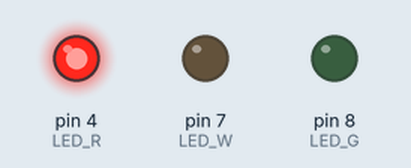
Bench run of a sketch on a simulated Arduino Uno, built with avr-gcc and run on an emulated ATmega328P. Parts: output pins drawn as LEDs (lit = HIGH).

Above: at 0.5 s.
At 2.5 s:
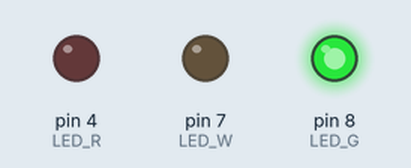
At 4.5 s:
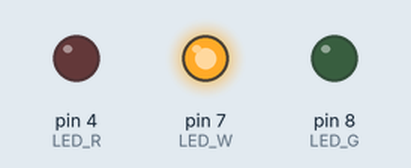
At 5.5 s:
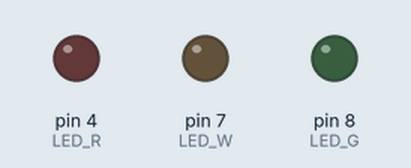
Timing chart, 0 to 7.8 s (numbered marks = the images above):
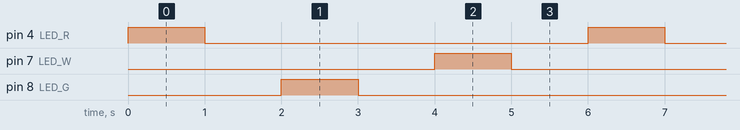

Measured:
- by itself, pin 4 (LED_R), pin 7 (LED_W), pin 8 (LED_G): alternates HIGH for 1.0 s and LOW for 5.0 s
- by itself, everything shown: repeats every 6.0 s, in 6 steps

The sketch:

LED.ino
```cpp
int LED_R=4;
int LED_G=8;
int LED_W=7;
void setup() {
pinMode(LED_R,OUTPUT);
pinMode(LED_G,OUTPUT);
pinMode(LED_W,OUTPUT);
}

void loop() {
 // for(int i=0;i<5;i++){
 digitalWrite(LED_R,HIGH);
 delay(1000);
 digitalWrite(LED_R,LOW);
 delay(1000);
 digitalWrite(LED_G,HIGH);
delay(1000);
 digitalWrite(LED_G,LOW);
 delay(1000);
 digitalWrite(LED_W,HIGH);
delay(1000);
 digitalWrite(LED_W,LOW);
 delay(1000);
}
```
